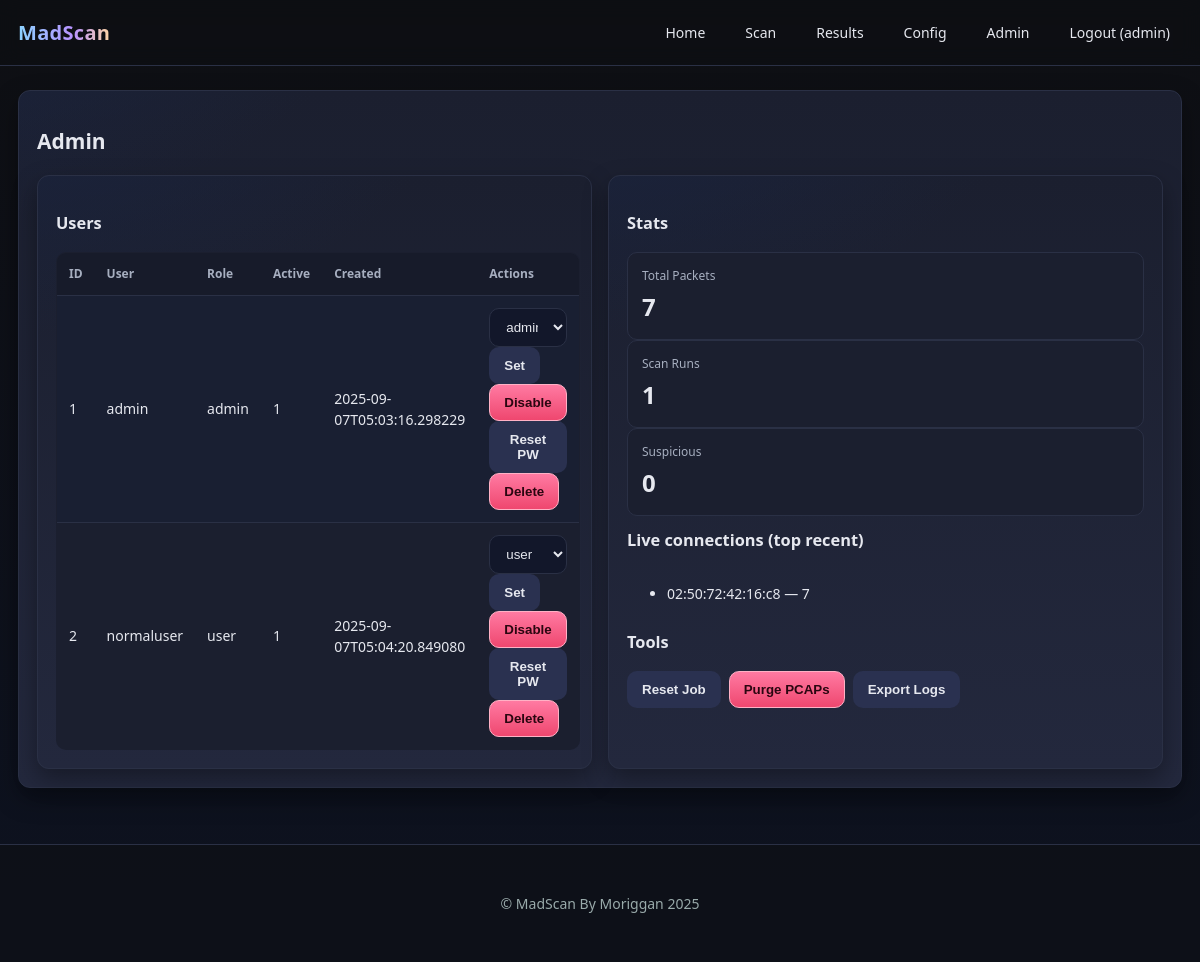
The page /admin (signed in) on the database its author committed.
### tables this page shows
CREATE TABLE users (
            id INTEGER PRIMARY KEY AUTOINCREMENT,
            username TEXT UNIQUE NOT NULL,
            password_hash TEXT NOT NULL,
            salt TEXT NOT NULL,
            role TEXT NOT NULL DEFAULT 'user',
            active INTEGER NOT NULL DEFAULT 1,
            created_at TEXT NOT NULL
        );

### app.py (the view, shortened to what this page needs)
@app.route("/admin", methods=["GET", "POST"])
@admin_required
def admin():
    con = db_conn()
    cur = con.cursor()
    cur.execute("SELECT id, username, role, active, created_at FROM users ORDER BY id ASC")
    users = cur.fetchall()
    con.close()
    stats = load_stats()
    live_connections = stats.get("connections", [])[:20]
    return render_template("admin.html", users=users, stats=stats, live_connections=live_connections)

### app.py (called while the page is built)
def db_conn():
    con = sqlite3.connect(DB_PATH, check_same_thread=False)
    con.row_factory = sqlite3.Row
    return con

def admin_required(f):
    @wraps(f)
    def inner(*a, **kw):
        if not session.get("user_id"):
            return redirect(url_for("login", next=request.path))
        if session.get("role") != "admin":
            flash("Admin only", "danger")
            return redirect(url_for("index"))
        return f(*a, **kw)
    return inner

def load_json_or_default(path: str, default):
    if not os.path.exists(path):
        return default
    try:
        with open(path, "r", encoding="utf-8") as f:
            return json.load(f)
    except Exception:
        return default

def load_stats():
    default = {"total_packets":0,"malicious":0,"scan_runs":0,"max_packets_in_run":0,"history":[], "connections":[]}
    return load_json_or_default(STATS_PATH, default)

### web/templates/admin.html (shortened to what this page needs)
{% extends "base.html" %}
{% block content %}
<div class="container">
  <h2>Admin</h2>
  <div class="grid-2">
    <div class="card">
      <h3>Users</h3>
      <table class="table table-striped">
        <thead><tr><th>ID</th><th>User</th><th>Role</th><th>Active</th><th>Created</th><th>Actions</th></tr></thead>
        <tbody>
          {% for u in users %}
            <tr>
              <td>{{ u.id }}</td>
              <td>{{ u.username }}</td>
              <td>{{ u.role }}</td>
              <td>{{ u.active }}</td>
              <td>{{ u.created_at }}</td>
              <td>
                <form method="post" style="display:inline">
                  <select name="role"><option value="user" {% if u.role=='user' %}selected{% endif %}>user</option><option value="admin" {% if u.role=='admin' %}selected{% endif %}>admin</option></select>
                  <button class="btn" type="submit">Set</button>
                </form>
                <form method="post" style="display:inline">
                  <button class="btn btn-danger" type="submit">{{ 'Disable' if u.active else 'Enable' }}</button>
                </form>
                <form method="post" style="display:inline">
                  <button class="btn" type="submit">Reset PW</button>
                </form>
                <form method="post" style="display:inline" onsubmit="return confirm('Delete user?')">
                  <button class="btn btn-danger" type="submit">Delete</button>
                </form>
              </td>
            </tr>
          {% endfor %}
        </tbody>
      </table>
    </div>
    <div class="card">
      <h3>Stats</h3>
      <div class="stat"><div class="label">Total Packets</div><div class="value">{{ stats.total_packets }}</div></div>
      <div class="stat"><div class="label">Scan Runs</div><div class="value">{{ stats.scan_runs }}</div></div>
      <div class="stat"><div class="label">Suspicious</div><div class="value">{{ stats.malicious }}</div></div>
      <h3 style="margin-top:12px;">Live connections (top recent)</h3>
      <div style="max-height:220px;overflow:auto;">
        <ul>
          {% for c in live_connections %}
            <li>{{ c.src }} — {{ c.count }}</li>
          {% else %}
            <li class="helper">No connections captured yet</li>
          {% endfor %}
        </ul>
      </div>
      <h3 style="margin-top:12px;">Tools</h3>
      <div style="display:flex;gap:8px;">
        <button id="reset-job" class="btn">Reset Job</button>
        <button id="purge" class="btn btn-danger">Purge PCAPs</button>
        <button id="export" class="btn">Export Logs</button>
      </div>
    </div>
  </div>
</div>
{% endblock %}

### web/templates/base.html (shortened to what this page needs)
<!doctype html>
<html lang="en">
<head>
  <link rel="stylesheet" href="{{ url_for('static', filename='css/style.css') }}">
</head>
<body>
<header>
  <nav class="navbar">
    <div class="logo">MadScan</div>
    <ul class="nav-links">
      <li><a href="{{ url_for('index') }}">Home</a></li>
      <li><a href="{{ url_for('scan') }}">Scan</a></li>
      <li><a href="{{ url_for('results') }}">Results</a></li>
      <li><a href="{{ url_for('config') }}">Config</a></li>
      {% if session.get('role') == 'admin' %}
        <li><a href="{{ url_for('admin') }}">Admin</a></li>
      {% endif %}
      {% if session.get('user_id') %}
        <li><a href="{{ url_for('logout') }}">Logout ({{ session.get('username') }})</a></li>
      {% else %}
        <li><a href="{{ url_for('login') }}">Login</a></li>
      {% endif %}
    </ul>
  </nav>
</header>
<main>
  {% block content %}{% endblock %}
</main>
<footer>
  <p style="text-align:center;padding:16px;color:#9aa;">&copy; MadScan By Moriggan 2025</p>
</footer>
</body>
</html>

### web/static/css/style.css (style rules this page uses)
*, *::before, *::after { box-sizing: border-box; }
:root { --bg: #0e0f13; --bg-2: #141624; --panel: #1b1f2f; --panel-2: #23283d; --text: #e6e8ef; --muted: #a7afc0; --primary: #4dabf7; --primary-700: #3c8ed0; --success: #28a745; --danger: #ef476f; --warning: #f7b267; --border: #2a3045; --shadow: 0 10px 24px rgba(0,0,0,.35); --radius: 12px; }
html, body { height: 100%; }
body { margin: 0; background: linear-gradient(180deg, var(--bg) 0%, #0d1220 100%); color: var(--text); font: 14px/1.5 system-ui, -apple-system, Segoe UI, Roboto, Ubuntu, Cantarell, Noto Sans, "Helvetica Neue", Arial, "Apple Color Emoji", "Segoe UI Emoji"; }
a { color: var(--primary); text-decoration: none; }
header { position: sticky; top: 0; z-index: 20; background: rgba(14,15,19,.7); backdrop-filter: blur(10px); border-bottom: 1px solid var(--border); }
.navbar { max-width: 1200px; margin: 0 auto; padding: 14px 18px; display: flex; align-items: center; justify-content: space-between; }
.logo { font-weight: 800; letter-spacing: .3px; font-size: 20px; background: linear-gradient(90deg, #8bd3ff, #b892ff 60%, #ffd6a5); -webkit-background-clip: text; background-clip: text; color: transparent; }
.nav-links { list-style: none; display: flex; gap: 16px; padding: 0; margin: 0; }
.nav-links a { display: inline-block; padding: 8px 12px; border-radius: 8px; color: var(--text); }
main { max-width: 1200px; margin: 24px auto; padding: 0 18px 32px; }
footer { border-top: 1px solid var(--border); background: rgba(14,15,19,.55); padding: 18px; text-align: center; color: var(--muted); }
.container, .card { background: radial-gradient(1200px 700px at -10% -20%, #1a2440 0%, transparent 40%) no-repeat, linear-gradient(180deg, var(--panel) 0%, var(--panel-2) 100%); border: 1px solid var(--border); border-radius: var(--radius); box-shadow: var(--shadow); padding: 18px; }
.stat { background: var(--panel); border: 1px solid var(--border); border-radius: 10px; padding: 14px; }
.stat .label { color: var(--muted); font-size: 12px; }
.stat .value { font-size: 24px; font-weight: 700; margin-top: 4px; }
table { width: 100%; border-collapse: collapse; background: var(--panel); border: 1px solid var(--border); border-radius: 10px; overflow: hidden; }
thead th { text-align: left; font-weight: 700; color: var(--muted); background: #171b2a; padding: 12px; font-size: 12px; border-bottom: 1px solid var(--border); }
tbody td { padding: 12px; border-bottom: 1px solid var(--border); }
.table-striped tbody tr:nth-child(odd) { background: #191f32; }
form { display: grid; gap: 14px; }
input[type="text"], input[type="number"], input[type="password"], select, textarea { width: 100%; padding: 10px 12px; border-radius: 10px; border: 1px solid var(--border); background: #12172a; color: var(--text); outline: none; }
.btn { display: inline-flex; align-items: center; justify-content: center; gap: 8px; padding: 10px 14px; border-radius: 10px; border: 1px solid transparent; background: #2a3150; color: var(--text); cursor: pointer; font-weight: 700; transition: transform .04s ease, filter .15s ease, background .15s ease, border-color .15s ease; user-select: none; text-decoration: none; }
.btn-danger { background: linear-gradient(180deg, #ff7aa2 0%, var(--danger) 100%); color: #2a0610; border-color: #ffb1c5; }
.grid-2 { display: grid; grid-template-columns: repeat(2, minmax(0,1fr)); gap: 16px; }

### rows shown on the page
users: id "1", username "admin", role "admin", active "1", created_at "2025-09-07T05:03:16.298229", active "Disable"
users: id "2", username "normaluser", role "user", active "1", created_at "2025-09-07T05:04:20.849080", active "Disable"

### other values the page prints
{{ session.get('username') }} "admin"
{{ stats.total_packets }} "7"
{{ stats.scan_runs }} "1"
{{ stats.malicious }} "0"
{{ c.src }} "02:50:72:42:16:c8"
{{ c.count }} "7"
